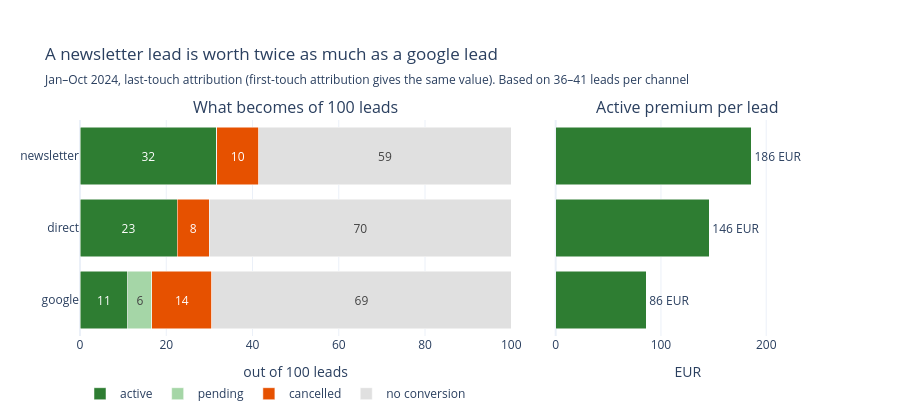

Notebook source saved alongside this figure:
### Code cell
OUTCOMES = {
    "active": "#2e7d32",
    "pending": "#a5d6a7",
    "cancelled": "#e65100",
    "no_conversion": "#e0e0e0",
}
known = scorecard[scorecard["channel"] != "unknown"]
known = known.assign(no_conversion=known["leads"] - known["conversions"])

fig = make_subplots(
    rows=1,
    cols=2,
    shared_yaxes=True,
    column_widths=[0.62, 0.38],
    horizontal_spacing=0.06,
    subplot_titles=["What becomes of 100 leads", "Active premium per lead"],
)
# Left: the outcome of 100 leads, labelled where the segment is wide enough
for outcome, color in OUTCOMES.items():
    per_100_leads = (100 * known[outcome] / known["leads"]).astype(float)
    fig.add_trace(
        go.Bar(
            x=per_100_leads,
            y=known["channel"],
            orientation="h",
            name=outcome.replace("_", " "),
            marker_color=color,
            text=[f"{int(share + 0.5)}" if share >= 4 else "" for share in per_100_leads],
            textposition="inside",
            insidetextanchor="middle",
        ),
        row=1,
        col=1,
    )
# Right: what a lead is worth
fig.add_trace(
    go.Bar(
        x=known["active_premium_per_lead"],
        y=known["channel"],
        orientation="h",
        marker_color=OUTCOMES["active"],
        text=[f"{euros:,.0f} EUR" for euros in known["active_premium_per_lead"]],
        textposition="outside",
        cliponaxis=False,
        showlegend=False,
    ),
    row=1,
    col=2,
)
fig.update_layout(
    barmode="stack",
    title="A newsletter lead is worth twice as much as a google lead",
    title_subtitle_text=(
        "Jan–Oct 2024, last-touch attribution (first-touch attribution gives the same value). "
        "Based on 36–41 leads per channel"
    ),
    legend={"orientation": "h", "y": -0.2, "traceorder": "normal"},
    margin_t=120,
    height=420,
)
fig.update_yaxes(categoryorder="array", categoryarray=list(known["channel"])[::-1])
fig.update_xaxes(title="out of 100 leads", range=[0, 100], row=1, col=1)
fig.update_xaxes(
    title="EUR", range=[0, known["active_premium_per_lead"].max() * 1.35], row=1, col=2
)
fig.show()

### Figure 1 — Plotly figure (JSON) as saved in the notebook; plotly's stock layout.template omitted (floating-point values rounded to 4 significant figures)
{"data": [{"insidetextanchor": "middle", "marker": {"color": "#2e7d32"}, "name": "active", "orientation": "h", "text": ["32", "23", "11"], "textposition": "inside", "type": "bar", "x": [31.71, 22.5, 11.11], "xaxis": "x", "y": ["newsletter", "direct", "google"], "yaxis": "y"}, {"insidetextanchor": "middle", "marker": {"color": "#a5d6a7"}, "name": "pending", "orientation": "h", "text": ["", "", "6"], "textposition": "inside", "type": "bar", "x": [0.0, 0.0, 5.556], "xaxis": "x", "y": ["newsletter", "direct", "google"], "yaxis": "y"}, {"insidetextanchor": "middle", "marker": {"color": "#e65100"}, "name": "cancelled", "orientation": "h", "text": ["10", "8", "14"], "textposition": "inside", "type": "bar", "x": [9.756, 7.5, 13.89], "xaxis": "x", "y": ["newsletter", "direct", "google"], "yaxis": "y"}, {"insidetextanchor": "middle", "marker": {"color": "#e0e0e0"}, "name": "no conversion", "orientation": "h", "text": ["59", "70", "69"], "textposition": "inside", "type": "bar", "x": [58.54, 70.0, 69.44], "xaxis": "x", "y": ["newsletter", "direct", "google"], "yaxis": "y"}, {"cliponaxis": false, "marker": {"color": "#2e7d32"}, "orientation": "h", "showlegend": false, "text": ["186 EUR", "146 EUR", "86 EUR"], "textposition": "outside", "type": "bar", "x": [186, 146, 86], "xaxis": "x2", "y": ["newsletter", "direct", "google"], "yaxis": "y2"}], "layout": {"annotations": [{"font": {"size": 16}, "showarrow": false, "text": "What becomes of 100 leads", "x": 0.2914, "xanchor": "center", "xref": "paper", "y": 1.0, "yanchor": "bottom", "yref": "paper"}, {"font": {"size": 16}, "showarrow": false, "text": "Active premium per lead", "x": 0.8214, "xanchor": "center", "xref": "paper", "y": 1.0, "yanchor": "bottom", "yref": "paper"}], "barmode": "stack", "height": 420, "legend": {"orientation": "h", "traceorder": "normal", "y": -0.2}, "margin": {"t": 120}, "title": {"subtitle": {"text": "Jan–Oct 2024, last-touch attribution (first-touch attribution gives the same value). Based on 36–41 leads per channel"}, "text": "A newsletter lead is worth twice as much as a google lead"}, "xaxis": {"anchor": "y", "domain": [0.0, 0.5828], "range": [0, 100], "title": {"text": "out of 100 leads"}}, "xaxis2": {"anchor": "y2", "domain": [0.6428, 1.0], "range": [0, 251.1], "title": {"text": "EUR"}}, "yaxis": {"anchor": "x", "categoryarray": ["google", "direct", "newsletter"], "categoryorder": "array", "domain": [0.0, 1.0]}, "yaxis2": {"anchor": "x2", "categoryarray": ["google", "direct", "newsletter"], "categoryorder": "array", "domain": [0.0, 1.0], "matches": "y", "showticklabels": false}}}
